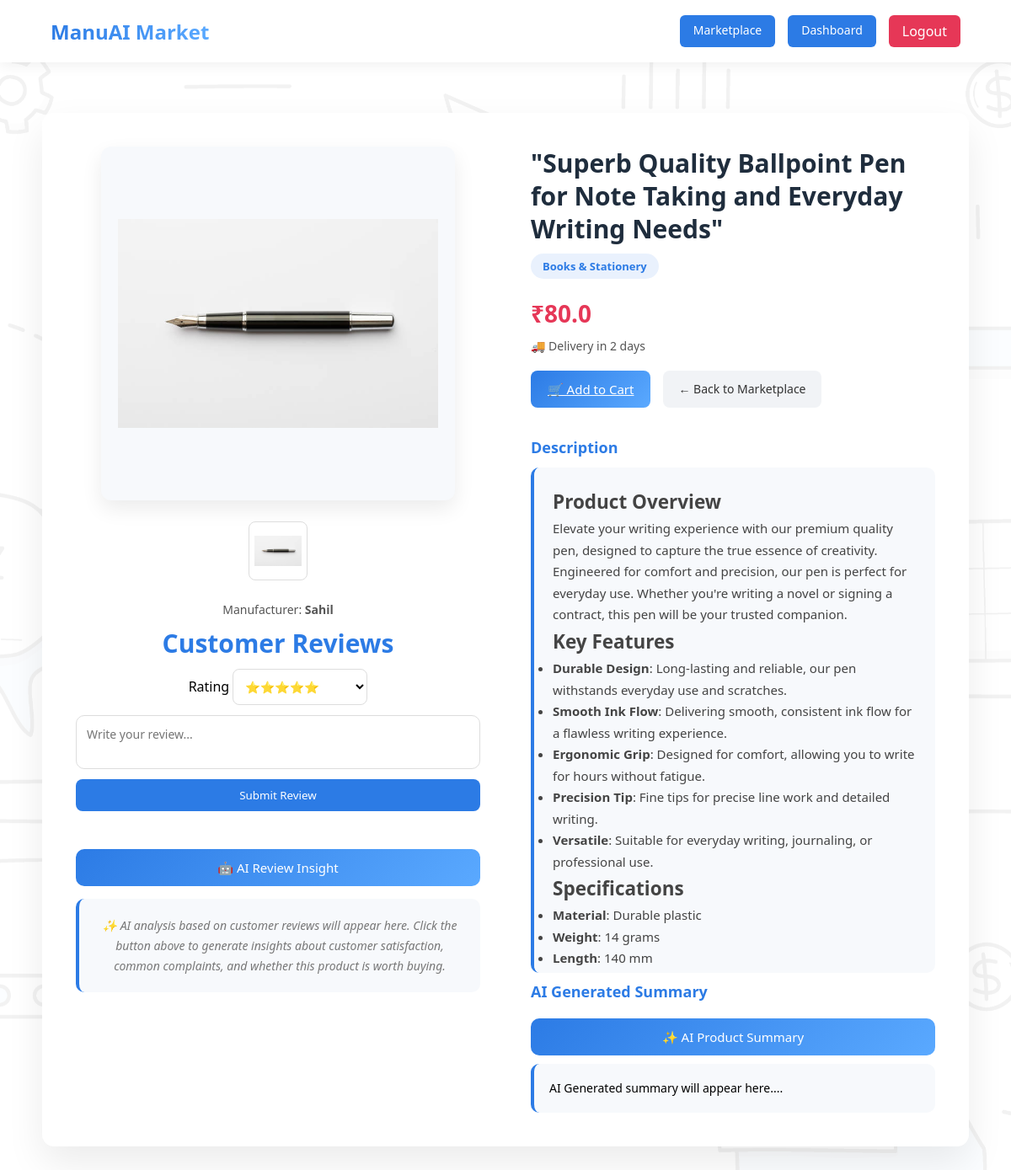
The app's page /product/2 with its own data.
### models.py (models this page shows)
class Product(db.Model):
    __tablename__ = "product"
    id = db.Column(db.Integer, primary_key=True)
    name = db.Column(db.String(200), nullable=False)
    title = db.Column(db.String(300))
    description = db.Column(db.String(1000), nullable=False)
    price = db.Column(db.Float)
    manufacturing_cost = db.Column(db.Float)
    delivery_time = db.Column(db.Integer)
    manufacturing_id = db.Column(db.Integer, db.ForeignKey('user.id'))
    manufacturer = db.relationship('User', backref='products')
    category = db.Column(db.String(100))
    image1 = db.Column(db.String(200))
    image2 = db.Column(db.String(200))
    image3 = db.Column(db.String(200))
    image4 = db.Column(db.String(200))

class User(db.Model):
    id = db.Column(db.Integer , primary_key = True)
    name = db.Column(db.String(200) , nullable = False)
    email = db.Column(db.String(200) ,nullable = False ,unique = True)
    password = db.Column(db.String(200) ,nullable = False)
    role = db.Column(db.String(50),nullable = False)

### app.py (the view)
@app.route("/product/<int:id>")
def product_detail(id):
    product = Product.query.get(id)
    reviews = Review.query.filter_by(product_id=id).all()
    return render_template(
        "product_detail.html",
        product=product,
        reviews=reviews
    )

### templates/product_detail.html (shortened to what this page needs)
<!DOCTYPE html>
<html>
<head>
<link rel="stylesheet" href="{{ url_for('static', filename='css/product_detail.css') }}">
</head>
<body>
<div class="navbar">
<div class="logo">ManuAI Market</div>
<div class="nav-right">
<a href="/products" class="nav-btn">Marketplace</a>
<a href="/dashboard" class="nav-btn">Dashboard</a>
<a href="/logout" class="logout-btn">Logout</a>
</div>
</div>
<div class="product-detail-container">
<div class="product-images">
<img id="main-image"
class="main-image"
src="{{ url_for('static', filename='uploads/' + product.image1) }}">
<div class="thumbnail-row">
{% if product.image1 %}
<img src="{{ url_for('static', filename='uploads/' + product.image1) }}"
onclick="changeImage(this)">
{% endif %}
</div>
<p class="manufacturer">
    Manufacturer: <strong>{{ product.manufacturer.name }}</strong>
</p>
<h2 class="review-title"><b>Customer Reviews</b></h2>
<form action="/add-review/{{ product.id }}" method="POST" class="review-form">
<div class="review-row">
<label>Rating</label>
<select name="rating">
<option value="5">⭐⭐⭐⭐⭐</option>
</select>
</div>
<textarea
name="comment"
placeholder="Write your review..."
required
></textarea>
<button type="submit">Submit Review</button>
</form>
<button onclick="getReviewAI()" class="ai-btn">
🤖 AI Review Insight
</button>
<div id="ai-review-result" class="ai-review-box">
<div class="ai-placeholder">
✨ AI analysis based on customer reviews will appear here.
Click the button above to generate insights about
customer satisfaction, common complaints, and
whether this product is worth buying.
</div>
</div>
</div>
<div class="product-info">
<h1>{{ product.title }}</h1>
<span class="category">{{ product.category }}</span>
<h2 class="price">₹{{ product.price }}</h2>
<p class="delivery">🚚 Delivery in {{ product.delivery_time }} days</p>
<div class="product-actions">
<a href="/add-to-cart/{{ product.id }}" class="cart-btn">
🛒 Add to Cart
</a>
<a href="/products" class="back-btn">← Back to Marketplace</a>
</div>
<h3>Description</h3>
<div class="description">
{{ product.description | safe }}
</div>
<h3>AI Generated Summary</h3>
<button onclick="getAISummary()" class="ai-btn">
✨ AI Product Summary
</button>
<div id="ai-summary" class="ai-box" >AI Generated summary will appear here....</div>
</div>
</div>
</body>
</html>

### static/css/product_detail.css (style rules this page uses)
* { margin:0; padding:0; box-sizing:border-box; font-family:'Segoe UI',sans-serif; }
body { min-height:100vh; background:url("../images/background image.jpg") no-repeat center center; background-size:cover; position:relative; }
body::before { content:""; position:fixed; top:0; left:0; width:100%; height:100%; background:rgba(255,255,255,0.95); z-index:-1; }
.navbar { display:flex; justify-content:space-between; align-items:center; padding:18px 60px; background:white; box-shadow:0 4px 15px rgba(0,0,0,0.06); }
.logo { font-size:24px; font-weight:700; background:linear-gradient(90deg,#2c7be5,#5aa9ff); background-clip: text; -webkit-background-clip:text; -webkit-text-fill-color:transparent; }
.nav-right { display:flex; gap:15px; }
.nav-btn { text-decoration:none; background:#2c7be5; color:white; padding:8px 16px; border-radius:6px; font-size:14px; transition:0.25s; }
.logout-btn { text-decoration:none; background:#e63757; color:white; padding:8px 16px; border-radius:6px; transition:0.25s; }
.product-detail-container { max-width:1100px; margin:60px auto; display:grid; grid-template-columns: 1fr 1fr; gap:60px; background:white; padding:40px; border-radius:14px; box-shadow:0 20px 45px rgba(0,0,0,0.08); align-items:start; }
.product-images { flex:1; text-align:center; width:100%; }
.main-image { width:100%; max-width:420px; height:420px; object-fit:contain; background:#f7f9fc; padding:20px; border-radius:12px; box-shadow:0 10px 25px rgba(0,0,0,0.08); transition:0.3s; }
.thumbnail-row { display:flex; justify-content:center; gap:10px; margin-top:20px; margin-bottom:25px; flex-wrap:wrap; }
.thumbnail-row img { width:70px; height:70px; object-fit:contain; background:white; border-radius:8px; border:1px solid #ddd; padding:6px; cursor:pointer; transition:0.25s; }
.product-info { flex:1; display:flex; flex-direction:column; width:100%; }
.product-info h1 { font-size:30px; margin-bottom:10px; color:#1f2d3d; line-height:1.3; }
.category { display:inline-block; width:fit-content; background:rgba(44,123,229,0.1); color:#2c7be5; padding:6px 14px; border-radius:20px; font-size:13px; margin-bottom:12px; font-weight:600; }
.price { color:#e63757; font-size:28px; font-weight:700; margin:10px 0; }
.delivery { font-size:14px; color:#555; margin-bottom:20px; }
.product-actions { display:flex; gap:15px; margin-bottom:25px; }
.cart-btn { background:linear-gradient(135deg,#2c7be5,#5aa9ff); color:white; border:none; padding:12px 20px; border-radius:8px; font-size:15px; cursor:pointer; transition:0.25s; }
.back-btn { text-decoration:none; background:#f1f3f6; color:#333; padding:12px 18px; border-radius:8px; font-size:14px; transition:0.2s; }
.product-info h3 { margin-top:10px; font-size:18px; color:#2c7be5; }
.description { margin-top:12px; line-height:1.7; font-size:15px; color:#444; background:#f7f9fc; padding:22px; border-radius:10px; border-left:4px solid #2c7be5; max-height:600px; overflow:auto; }
.ai-btn { background:linear-gradient(135deg,#2c7be5,#5aa9ff); color:white; border:none; padding:10px 18px; border-radius:8px; cursor:pointer; margin-top:10px; }
.ai-box { background:#f7f9fc; border-left:4px solid #2c7be5; padding:18px; border-radius:10px; margin-top:10px; font-size:14px; line-height:1.6; }
.review-title { font-size:30px; color:#2c7be5; font-weight:500; margin-bottom:10px; }
.review-form { display:flex; flex-direction:column; gap:12px; margin-bottom:25px; }
.review-form select { padding:10px; border-radius:8px; border:1px solid #ddd; font-size:14px; background:white; min-width:160px; }
.review-form textarea { flex:1; height:80px; padding:12px; border-radius:10px; border:1px solid #ddd; font-size:14px; resize:none; }
.review-form button { background:#2c7be5; color:white; border:none; padding:10px 18px; border-radius:8px; cursor:pointer; font-weight:500; transition:0.25s; }
.ai-btn { margin-top:20px; width:100%; background:linear-gradient(135deg,#2c7be5,#5aa9ff); color:white; border:none; padding:12px; border-radius:10px; font-size:15px; cursor:pointer; transition:0.25s; }
.ai-review-box { margin-top:15px; background:#f7f9fc; padding:20px; border-radius:10px; border-left:4px solid #2c7be5; font-size:14px; line-height:1.7; color:#333; min-height:80px; transition:0.3s; }
.ai-placeholder { color:#777; font-style:italic; }
.manufacturer { font-size:14px; color:#555; margin-bottom:10px; }

### records on screen
Product: image1 (picture), title "\"Superb Quality Ballpoint Pen for Note Taking and Everyday Writing Needs\"", category "Books & Stationery", price "80.0", delivery_time "2", description "Product Overview Elevate your writing experience with our premium quality pen, designed to capture the true essence of creativity. Engineered for comfort and precision, our pen is perfect for everyday use. Whether you're writing a novel or signing a contract, this pen will be your trusted companion. Key Features Durable Design : Long-lasting and reliable, our pen withstands everyday use and scratches. Smooth Ink Flow : Delivering smooth, consistent ink flow for a flawless writing experience. Ergonomic Grip : Designed for comfort, allowing you to write for hours without fatigue. Precision Tip : Fine tips for precise line work and detailed writing. Versatile : Suitable for everyday writing,…"
User: manufacturer.name "Sahil"
